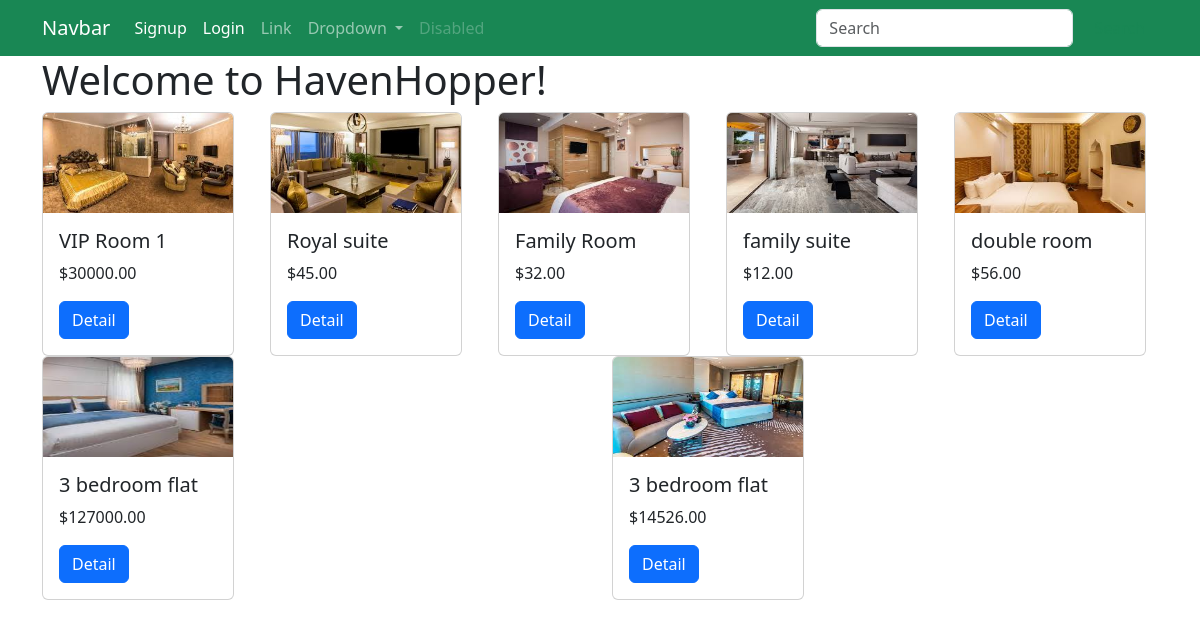
The page / on the database its author committed.
### core/models.py (models this page shows, shortened)
class Product(models.Model):
    category = models.ForeignKey(Category, related_name="products", on_delete=models.CASCADE)
    name = models.CharField(max_length=100)
    price = models.DecimalField(decimal_places=2, max_digits=10)
    description = models.TextField()
    is_sold = models.BooleanField(default=False)
    stock = models.IntegerField()
    created_by = models.ForeignKey(User, related_name="products", on_delete=models.CASCADE)
    created_at = models.DateTimeField(auto_now_add=True)
    modified_at = models.DateTimeField(auto_now=True)
    image = models.ImageField(upload_to="images")

### core/views.py (the view)
# urls.py: 2. Add a URL to urlpatterns:  path('', views.home, name='home')
def home(request):
    products = Product.objects.all()
    context = {"products": products}
    return render(request, 'core/home.html', context)

### templates/core/home.html (shortened to what this page needs)
{% extends "core/base.html" %}
{% block content%}
<h1>Welcome to HavenHopper!</h1>
<div class="row">
        {% for product in products %}
        <div class="col">
            <div class="card" style="width: 12rem;">
              <img src="{{ product.image.url }}" class="card-img-top" alt="..." width="100", height="100">
              <div class="card-body">
                <h5 class="card-title">{{ product.name }}</h5>
                <p class="card-text">${{ product.price }}</p>
                <a href="{% url 'core:detail' product.pk %}" class="btn btn-primary">Detail</a>
              </div>
            </div>
        </div>
        {% endfor %}
    </div>
{% endblock content %}

### templates/core/base.html (shortened to what this page needs)
{% load static %}
<!doctype html>
<html lang="en">
  <head>
    <link href="https://cdn.jsdelivr.net/npm/bootstrap@5.3.3/dist/css/bootstrap.min.css" rel="stylesheet">
    <link rel="stylesheet" href="{% static 'css/styles.css' %}">
  </head>
  <body>
    <nav class="navbar navbar-expand-lg bg-success navbar-dark">
      <div class="container-fluid container">
        <a class="navbar-brand" href="#">Navbar</a>
        <div class="collapse navbar-collapse" id="navbarSupportedContent">
          <ul class="navbar-nav me-auto mb-2 mb-lg-0">
            <li class="nav-item">
              {% if request.user.is_authenticated %}
            <li class="nav-item">
              <a class="nav-link active">@{{request.user}}</a>
            </li>
            <li>
              <a class="nav-link active"  href="{% url 'core:home' %}">Home</a>
            </li>
            <li>
              <a class="nav-link active" href="{% url 'core:logout' %}">Logout</a>
            </li>
            <li>
              <a class="nav-link active" href="{% url 'core:new_item' %}">Add New</a>
            </li>
            <li>
            </li>
            {% else %}
            <li>
              <a class="nav-link active" href="{% url 'core:signup' %}">Signup</a>
            </li>
            <li>
              <a class="nav-link active" href="{% url 'core:login' %}">Login</a>
            </li>
            {% endif %}
            <li class="nav-item">
              <a class="nav-link" href="#">Link</a>
            </li>
            <li class="nav-item dropdown">
              <a class="nav-link dropdown-toggle" href="#" role="button" data-bs-toggle="dropdown" aria-expanded="false">
                Dropdown
              </a>
            </li>
            <li class="nav-item">
              <a class="nav-link disabled" aria-disabled="true">Disabled</a>
            </li>
          </ul>
          <form class="d-flex" role="search">
            <input class="form-control me-2" type="search" placeholder="Search" aria-label="Search">
            <button class="btn btn-outline-success" type="submit">Search</button>
          </form>
        </div>
      </div>
    </nav>
    <div class="container">
      {% block content %}
      {% endblock content %}
    </div>
  </body>
</html>

### rows shown on the page
Product: image (picture), name "VIP Room 1", price "30000.00"
Product: image (picture), name "Royal suite", price "45.00"
Product: image (picture), name "Family Room", price "32.00"
Product: image (picture), name "family suite", price "12.00"
Product: image (picture), name "double room", price "56.00"
Product: image (picture), name "3 bedroom flat", price "127000.00"
Product: image (picture), name "3 bedroom flat", price "14526.00"
